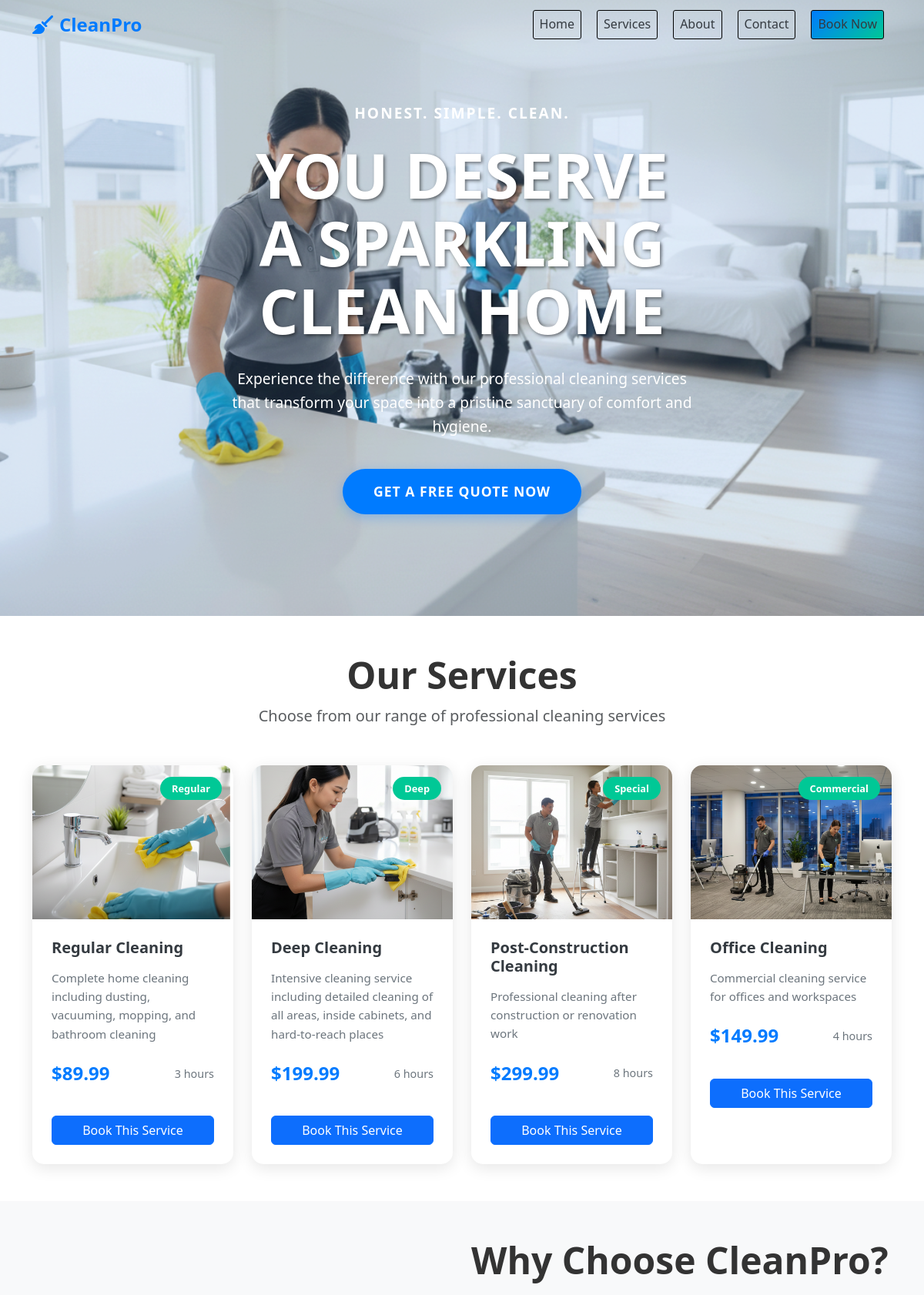
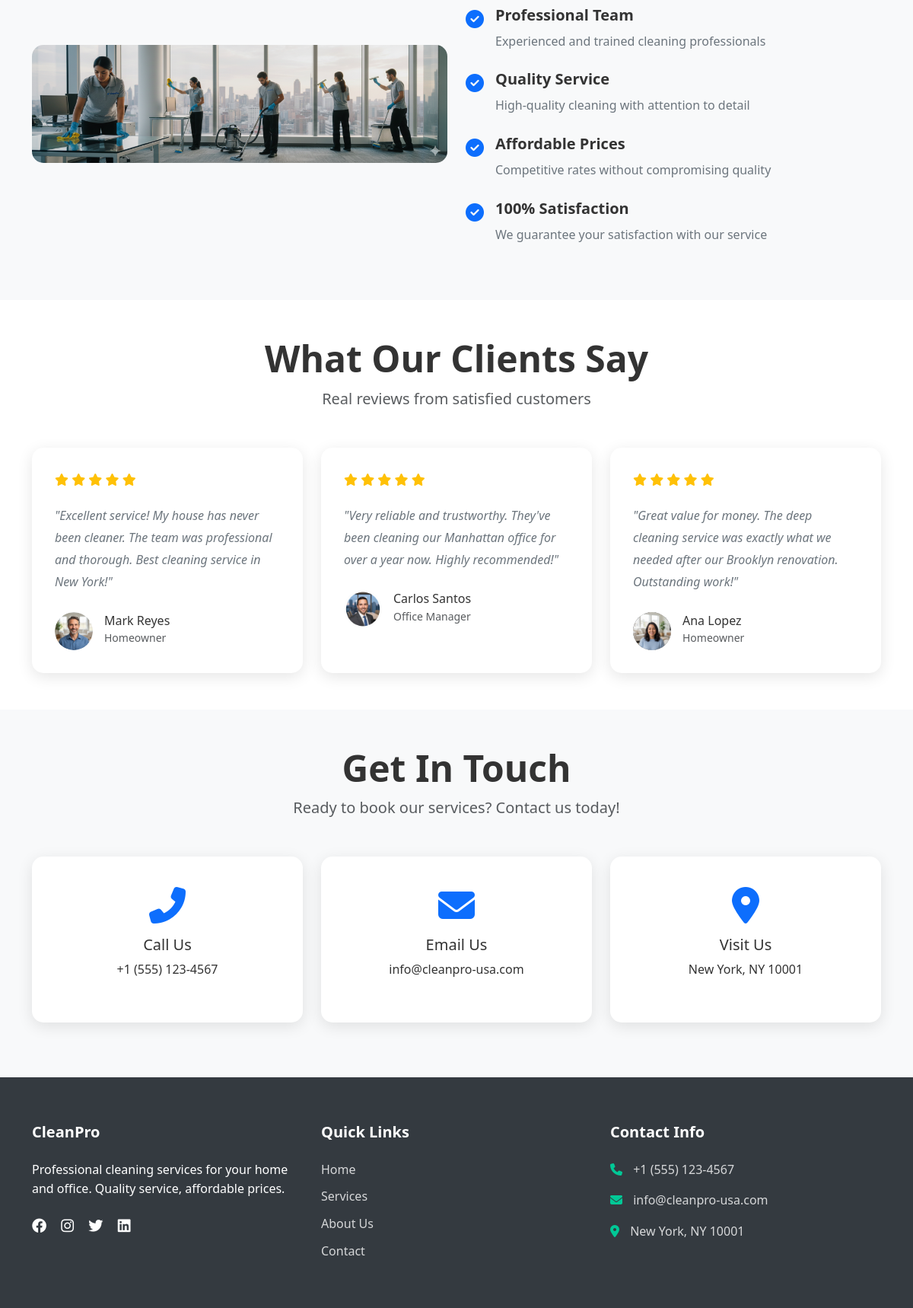
The page / (upper part) on the database its author committed (2 pictures, top to bottom).
### app.py (models this page shows, shortened)
class Service(db.Model):
    id = db.Column(db.Integer, primary_key=True)
    name = db.Column(db.String(100), nullable=False)
    description = db.Column(db.Text, nullable=False)
    price = db.Column(db.Float, nullable=False)
    duration = db.Column(db.Integer, nullable=False)  # in hours
    image = db.Column(db.String(200), default='default.jpg')
    category = db.Column(db.String(50), nullable=False)

### app.py (the view)
@app.route('/')
def index():
    services = Service.query.all()
    return render_template('index.html', services=services)

### templates/index.html (shortened to what this page needs)
{% extends "base.html" %}
{% block content %}
<section class="hero">
    <div class="hero-overlay"></div>
    <div class="container">
        <div class="row align-items-center min-vh-100">
            <div class="col-lg-8 mx-auto">
                <div class="hero-content text-center">
                    <p class="hero-subtitle">Honest. Simple. Clean.</p>
                    <h1 class="hero-title">YOU DESERVE<br>A SPARKLING CLEAN HOME</h1>
                    <p class="hero-description">Experience the difference with our professional cleaning services that transform your space into a pristine sanctuary of comfort and hygiene.</p>
                    <a href="#services" class="btn-get-quote">GET A FREE QUOTE NOW</a>
                </div>
            </div>
        </div>
    </div>
</section>
<section id="services" class="py-5">
    <div class="container">
        <div class="text-center mb-5">
            <h2 class="display-5 fw-bold">Our Services</h2>
            <p class="lead text-muted">Choose from our range of professional cleaning services</p>
        </div>
        <div class="row g-4">
            {% for service in services %}
            <div class="col-lg-3 col-md-6">
                <div class="service-card h-100">
                    <div class="service-image">
                        <img src="{{ url_for('static', filename='images/service-' + loop.index|string + '.png') }}" alt="{{ service.name }}" class="img-fluid">
                        <div class="service-category">{{ service.category }}</div>
                    </div>
                    <div class="service-body">
                        <h5 class="service-title">{{ service.name }}</h5>
                        <p class="service-description">{{ service.description }}</p>
                        <div class="service-meta">
                            <span class="service-price">${{ "%.2f"|format(service.price) }}</span>
                            <span class="service-duration">{{ service.duration }} hours</span>
                        </div>
                        <a href="{{ url_for('booking', service_id=service.id) }}" class="btn btn-primary w-100 mt-3">Book This Service</a>
                    </div>
                </div>
            </div>
            {% endfor %}
        </div>
    </div>
</section>
<section id="about" class="py-5 bg-light">
    <div class="container">
        <div class="row align-items-center">
            <div class="col-lg-6">
                <img src="{{ url_for('static', filename='images/clean-pro-why.png') }}" alt="About CleanPro" class="about-image">
            </div>
            <div class="col-lg-6">
                <h2 class="display-5 fw-bold mb-4">Why Choose CleanPro?</h2>
                <div class="feature-list">
                    <div class="feature-item">
                        <i class="fas fa-check-circle text-primary"></i>
                        <div>
                            <h5>Professional Team</h5>
                            <p>Experienced and trained cleaning professionals</p>
                        </div>
                    </div>
                    <div class="feature-item">
                        <i class="fas fa-check-circle text-primary"></i>
                        <div>
                            <h5>Quality Service</h5>
                            <p>High-quality cleaning with attention to detail</p>
                        </div>
                    </div>
                    <div class="feature-item">
                        <i class="fas fa-check-circle text-primary"></i>
                        <div>
                            <h5>Affordable Prices</h5>
                            <p>Competitive rates without compromising quality</p>
                        </div>
                    </div>
                    <div class="feature-item">
                        <i class="fas fa-check-circle text-primary"></i>
                        <div>
                            <h5>100% Satisfaction</h5>
                            <p>We guarantee your satisfaction with our service</p>
                        </div>
                    </div>
                </div>
            </div>
        </div>
    </div>
</section>
<section class="py-5">
    <div class="container">
        <div class="text-center mb-5">
            <h2 class="display-5 fw-bold">What Our Clients Say</h2>
            <p class="lead text-muted">Real reviews from satisfied customers</p>
        </div>
        <div class="row g-4">
            <div class="col-lg-4 col-md-6">
                <div class="testimonial-card">
                    <div class="testimonial-rating">
                        <i class="fas fa-star"></i>
                        <i class="fas fa-star"></i>
                        <i class="fas fa-star"></i>
                        <i class="fas fa-star"></i>
                        <i class="fas fa-star"></i>
                    </div>
                    <p class="testimonial-text">"Excellent service! My house has never been cleaner. The team was professional and thorough. Best cleaning service in New York!"</p>
                    <div class="testimonial-author">
                        <img src="{{ url_for('static', filename='images/mark.png') }}" alt="Mark Reyes" class="rounded-circle">
                        <div>
                            <h6 class="mb-0">Mark Reyes</h6>
                            <small class="text-muted">Homeowner</small>
                        </div>
                    </div>
                </div>
            </div>
            <div class="col-lg-4 col-md-6">
                <div class="testimonial-card">
                    <div class="testimonial-rating">
                        <i class="fas fa-star"></i>
                        <i class="fas fa-star"></i>
                        <i class="fas fa-star"></i>
                        <i class="fas fa-star"></i>
                        <i class="fas fa-star"></i>
                    </div>
                    <p class="testimonial-text">"Very reliable and trustworthy. They've been cleaning our Manhattan office for over a year now. Highly recommended!"</p>
                    <div class="testimonial-author">
                        <img src="{{ url_for('static', filename='images/carlo.png') }}" alt="Carlos Santos" class="rounded-circle">
                        <div>
                            <h6 class="mb-0">Carlos Santos</h6>
                            <small class="text-muted">Office Manager</small>
                        </div>
                    </div>
                </div>
            </div>
            <div class="col-lg-4 col-md-6">
                <div class="testimonial-card">
                    <div class="testimonial-rating">
                        <i class="fas fa-star"></i>
                        <i class="fas fa-star"></i>
                        <i class="fas fa-star"></i>
                        <i class="fas fa-star"></i>
                        <i class="fas fa-star"></i>
                    </div>
                    <p class="testimonial-text">"Great value for money. The deep cleaning service was exactly what we needed after our Brooklyn renovation. Outstanding work!"</p>
                    <div class="testimonial-author">
                        <img src="{{ url_for('static', filename='images/ana.png') }}" alt="Ana Lopez" class="rounded-circle">
                        <div>
                            <h6 class="mb-0">Ana Lopez</h6>
                            <small class="text-muted">Homeowner</small>
                        </div>
                    </div>
                </div>
            </div>
        </div>
    </div>
</section>
<section id="contact" class="py-5 bg-light">
    <div class="container">
        <div class="text-center mb-5">
            <h2 class="display-5 fw-bold">Get In Touch</h2>
            <p class="lead text-muted">Ready to book our services? Contact us today!</p>
        </div>
        <div class="row">
            <div class="col-lg-4 mb-4">
                <div class="contact-card text-center">
                    <i class="fas fa-phone-alt fa-3x text-primary mb-3"></i>
                    <h5>Call Us</h5>
                    <p>+1 (555) 123-4567</p>
                </div>
            </div>
            <div class="col-lg-4 mb-4">
                <div class="contact-card text-center">
                    <i class="fas fa-envelope fa-3x text-primary mb-3"></i>
                    <h5>Email Us</h5>
                    <p>info@cleanpro-usa.com</p>
                </div>
            </div>
            <div class="col-lg-4 mb-4">
                <div class="contact-card text-center">
                    <i class="fas fa-map-marker-alt fa-3x text-primary mb-3"></i>
                    <h5>Visit Us</h5>
                    <p>New York, NY 10001</p>
                </div>
            </div>
        </div>
    </div>
</section>
{% endblock %}

### templates/base.html (shortened to what this page needs)
<!DOCTYPE html>
<html lang="en">
<head>
    <link href="https://cdn.jsdelivr.net/npm/bootstrap@5.3.0/dist/css/bootstrap.min.css" rel="stylesheet">
    <link rel="stylesheet" href="https://cdnjs.cloudflare.com/ajax/libs/font-awesome/6.4.0/css/all.min.css">
    <link rel="stylesheet" href="{{ url_for('static', filename='css/style.css') }}">
</head>
<body>
    <nav class="navbar navbar-expand-lg navbar-dark fixed-top">
        <div class="container">
            <a class="navbar-brand" href="{{ url_for('index') }}">
                <i class="fas fa-broom me-2"></i>CleanPro
            </a>
            <div class="collapse navbar-collapse" id="navbarNav">
                <ul class="navbar-nav ms-auto">
                    <li class="nav-item">
                        <a class="nav-link" href="{{ url_for('index') }}">Home</a>
                    </li>
                    <li class="nav-item">
                        <a class="nav-link" href="#services">Services</a>
                    </li>
                    <li class="nav-item">
                        <a class="nav-link" href="#about">About</a>
                    </li>
                    <li class="nav-item">
                        <a class="nav-link" href="#contact">Contact</a>
                    </li>
                    <li class="nav-item">
                        <a class="nav-link btn-book-now" href="#services">Book Now</a>
                    </li>
                </ul>
            </div>
        </div>
    </nav>
    <main>
        {% block content %}{% endblock %}
    </main>
    <footer class="footer">
        <div class="container">
            <div class="row">
                <div class="col-lg-4 col-md-6 mb-4">
                    <h5>CleanPro</h5>
                    <p>Professional cleaning services for your home and office. Quality service, affordable prices.</p>
                    <div class="social-links">
                        <a href="#"><i class="fab fa-facebook"></i></a>
                        <a href="#"><i class="fab fa-instagram"></i></a>
                        <a href="#"><i class="fab fa-twitter"></i></a>
                        <a href="#"><i class="fab fa-linkedin"></i></a>
                    </div>
                </div>
                <div class="col-lg-4 col-md-6 mb-4">
                    <h5>Quick Links</h5>
                    <ul class="footer-links">
                        <li><a href="{{ url_for('index') }}">Home</a></li>
                        <li><a href="#services">Services</a></li>
                        <li><a href="#about">About Us</a></li>
                        <li><a href="#contact">Contact</a></li>
                    </ul>
                </div>
                <div class="col-lg-4 col-md-6 mb-4">
                    <h5>Contact Info</h5>
                    <ul class="contact-info">
                        <li><i class="fas fa-phone"></i> +1 (555) 123-4567</li>
                        <li><i class="fas fa-envelope"></i> info@cleanpro-usa.com</li>
                        <li><i class="fas fa-map-marker-alt"></i> New York, NY 10001</li>
                    </ul>
                </div>
            </div>
        </div>
    </footer>
</body>
</html>

### rows shown on the page
Service: shows a picture, category "Regular", name "Regular Cleaning", description "Complete home cleaning including dusting, vacuuming, mopping, and bathroom cleaning", price "89.99", duration "3"
Service: shows a picture, category "Deep", name "Deep Cleaning", description "Intensive cleaning service including detailed cleaning of all areas, inside cabinets, and hard-to-reach places", price "199.99", duration "6"
Service: shows a picture, category "Special", name "Post-Construction Cleaning", description "Professional cleaning after construction or renovation work", price "299.99", duration "8"
Service: shows a picture, category "Commercial", name "Office Cleaning", description "Commercial cleaning service for offices and workspaces", price "149.99", duration "4"
